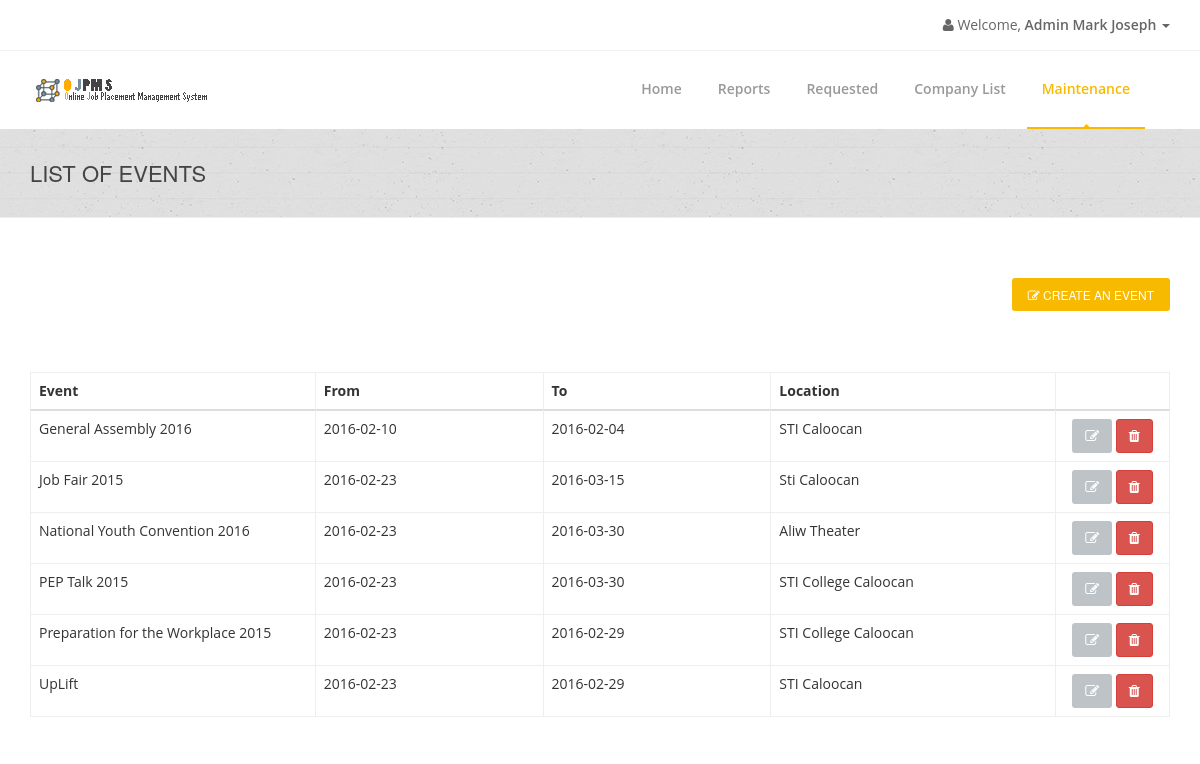
The page /admin/admin-calendar.php (signed in) on the database as committed earlier.
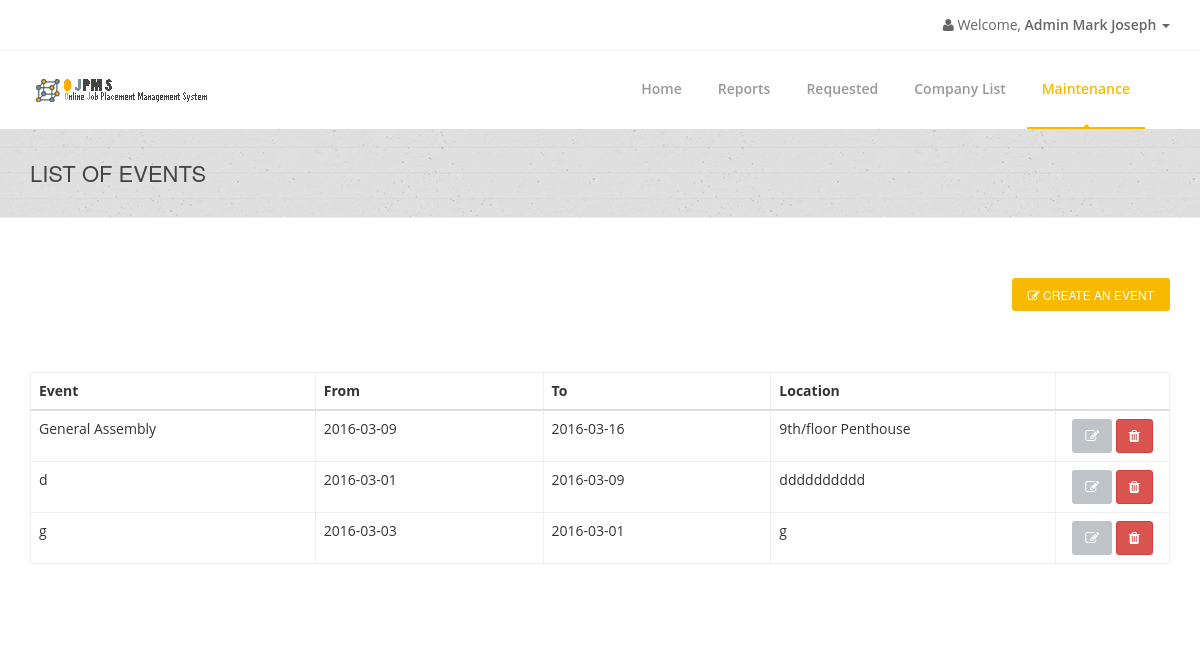
The same page on the database as committed later.
### tables this page shows
CREATE TABLE `admintbl` (
  `AdminID` int(11) NOT NULL AUTO_INCREMENT,
  `Username` varchar(255) NOT NULL,
  `Password` varchar(255) NOT NULL,
  `SaltedPassword` varchar(255) NOT NULL,
  `FirstName` varchar(255) NOT NULL,
  `MiddleName` varchar(255) NOT NULL,
  `LastName` varchar(255) NOT NULL,
  `Position` varchar(255) NOT NULL,
  `Address` varchar(255) NOT NULL,
  `ContactNumber` varchar(255) NOT NULL,
  `Usertype` varchar(255) NOT NULL,
  PRIMARY KEY (`AdminID`)
);

CREATE TABLE `admineventtbl` (
  `EventID` int(11) NOT NULL AUTO_INCREMENT,
  `AdminID` varchar(255) DEFAULT NULL,
  `EventTitle` varchar(255) DEFAULT NULL,
  `EventDatef` varchar(255) DEFAULT NULL,
  `EventDatet` varchar(255) DEFAULT NULL,
  `Location` varchar(255) DEFAULT NULL,
  `Description` varchar(255) DEFAULT NULL,
  `Status` varchar(255) DEFAULT NULL,
  `ProfileImage` varchar(255) DEFAULT NULL,
  PRIMARY KEY (`EventID`)
);

### connection.php (called while the page is built, shortened)
<?php
class GSecureSQLConfig
{
    static function get_mysqli_config($type = NULL)
    {
        if (strtoupper($type) == 'LOCALHOST') {
            return array(
                'host' => 'localhost:3306',
                'user' => 'root',
                'pass' => '',
                'db' => 'e2edb'
            );
        } else {
            return array(
                'host' => 'mysql.hostinger.ph',
                'user' => 'u305071956_e2edb',
                'pass' => 'ocCWVkS7qe',
                'db' => 'u305071956_e2edb'
            );
        }
    }
}
class GSecureSQL
{
    private static $config;
    private static function _get_mysqli_config()
    {
        self::$config = GSecureSQLConfig::get_mysqli_config();
    }
    static function query($sql, $has_return = FALSE, $types = NULL)
    {
        $cn = new mysqli(
            self::$config['host'],
            self::$config['user'],
            self::$config['pass'],
            self::$config['db']
        );
        $ret = NULL;
        $st = $cn->prepare($sql);
        if (is_null($types)) {
            if (!$has_return) {
                $st->execute();
                $st->close();
                $cn->close();
                $ret = 'Query has been executed';
            } else {
                $st->execute();
                $code_result = '$st->bind_result(';
                $bool = false;
                $p = array();
                for($i = 0; $i < $st->field_count; $i++){
                    if(!$bool){
                        $bool = true;
                        $code_result .= '$p[' . $i . ']';
                    }else{
                        $code_result .= ',$p[' . $i . ']';
                    }
                }
                $code_result .= ');';
                eval($code_result);
                $ret = array();
                $k = 0;
                while($st->fetch()){
                    for($i = 0; $i < count($p); $i++){
                        $ret[$k][$i] = $p[$i];
                    }
                    $k++;
                }
                $st->close();
                $cn->close();
            }
        } else {
            if (!$has_return) {
                $arg = func_get_args();
                $code = '$st->bind_param($types';
                for ($i = 3; $i < count($arg); $i++) {
                    $code .= ',$arg[' . $i . ']';
                }
                $code .= ');';
                eval($code);
                $st->execute();
                $st->close();
                $cn->close();
            } else {
                $arg = func_get_args();
                $code = '$st->bind_param($types';
                for ($i = 3; $i < count($arg); $i++) {
                    $code .= ',$arg[' . $i . ']';
                }
                $code .= ');';
                eval($code);
                $st->execute();
                $code_result = '$st->bind_result(';
                $bool = false;
                $p = array();
                for($i = 0; $i < $st->field_count; $i++){
                    if(!$bool){
                        $bool = true;
                        $code_result .= '$p[' . $i . ']';
                    }else{
                        $code_result .= ',$p[' . $i . ']';
                    }
                }
                $code_result .= ');';
                eval($code_result);
                $ret = array();
                $k = 0;
                while($st->fetch()){
                    for($i = 0; $i < count($p); $i++){
                        $ret[$k][$i] = $p[$i];
                    }
                    $k++;
                }
            }
        }
        return $ret;
    }
}

### admin/admin-calendar.php (the view, shortened to what this page needs)
<?php
include('../connection.php');
if(isset($_SESSION['AdminID'])){
    $AdminID = $_SESSION['AdminID'];
}else{
    header("location: ../login-admin.php");
}
$infoquery =
    GSecureSQL::query(
        "SELECT FirstName FROM admintbl WHERE AdminID = ?",
        TRUE,
        "s",
        $AdminID
    );
$FirstName = $infoquery[0][0];
?>
<!doctype html>
<html lang="en">
<head>
    <link href="../css/bootstrap.min.css" rel="stylesheet"/>
    <link href="../css/bootstrapValidator.min.css" rel="stylesheet"/>
    <link rel="stylesheet" href="../css/font-awesome.min.css" type="text/css" media="screen">
    <link rel="stylesheet" type="text/css" href="../fonts/ffonts/montserrat.css">
    <link rel="stylesheet" type="text/css" href="../fonts/ffonts/open-sans.css">
    <link rel="stylesheet" type="text/css" href="../css/slicknav.css" media="screen">
    <link rel="stylesheet" type="text/css" href="../css/style.css" media="screen">
    <link rel="stylesheet" type="text/css" href="../css/responsive.css" media="screen">
    <link rel="stylesheet" type="text/css" href="../css/animate.css" media="screen">
    <link rel="stylesheet" type="text/css" href="../css/colors/yellow.css" title="yellow" media="screen"/>
    <link rel="stylesheet" href="../css/notif.css"/>
</head>
<body>
    <div id="container">
        <div class="hidden-header"></div>
        <header class="clearfix">
            <div class="top-bar">
                <div class="container">
                    <div class="row">
                        <div class="col-md-7">
                            <ul class="contact-details">
                            </ul>
                        </div>
                        <div class="col-md-5">
                            <ul class="nav navbar-nav navbar-right">
                                <li class="dropdown">
                                    <a href="#" class="dropdown-toggle" data-toggle="dropdown"><b class="fa fa-user"></b> Welcome, <b>Admin <?php echo $FirstName; ?> </b><b class="caret"></b></a>
                                </li>
                            </ul>
                        </div>
                    </div>
                </div>
            </div>
            <div class="navbar navbar-default navbar-top">
                <div class="container">
                    <div class="navbar-header">
                         <a class="navbar-brand" href="">
                            <img src="../images/ojpms.png">
                        </a>
                    </div>
                    <div class="navbar-collapse collapse">
                        <ul class="nav navbar-nav navbar-right">
                            <li>
                                <a href="admin.php">Home</a>
                            </li>
                            <li>
                                <a>Reports</a>
                            </li>
                            <li>
                                <a href="admin-requested.php">Requested</a>
                            </li>
                            <li>
                                <a>Company List</a>
                            </li>
                            <li>
                                <a class="active">Maintenance</a>
                            </li>
                        </ul>
                    </div>
                </div>
            </div>
        </header>
        <div class="page-banner">
            <div class="container">
                <div class="row">
                    <div class="col-md-6">
                        <h2>List of Events</h2>
                    </div>
                </div>
            </div>
        </div>
        <div id="content">
            <div class="container">
                <div class="row">
                    <div class="col-md-6">
                    </div>
                    <div class="col-md-6">
                        <a href="admin-calendarcreateevent.php" class="main-button" style="float:right;">
                            <span class="fa fa-pencil-square-o fa-1x"></span> Create an Event
                        </a>
                    </div>
                </div>
                <div class="hr1" style="margin-top:30px;margin-bottom:30px;"></div>
                <div class="hr2"></div>
                <table class="table segment table-hover">
                    <thead>
                        <tr>
                            <th width="25%">Event</th>
                            <th width="20%">From</th>
                            <th width="20%">To</th>
                            <th width="25%">Location</th>
                            <th width="10%"></th>
                    </thead>
                    <tbody>
                        <?php
                            $adminevent_tbl =
                                GSecureSQL::query(
                                    "SELECT * FROM admineventtbl WHERE `AdminID` = ?",
                                    TRUE,
                                    "s",
                                    $AdminID
                                );
                            foreach ($adminevent_tbl as $value) {
                            $EventID = $value[0];
                            $eventtitle = $value[2];
                            $datefrom = $value[3];
                            $dateto = $value[4];
                            $location = $value[5];
                        ?>
                        <tr>
                            <td width="25%"><?php echo $eventtitle;?></td>
                            <td width="20%"><?php echo $datefrom; ?></td>
                            <td width="20%"><?php echo $dateto; ?></td>
                            <td width="25%"><?php echo $location;?></td>
                            <td width="10%" class="text-center">
                                <button class="btn btn-default" data-toggle="modal"
                                    data-target="#EditEvent<?php echo $EventID; ?>">
                                    <i class="fa fa-pencil-square-o fa-1x"></i>
                                </button>
                                <button class="btn btn-danger" data-toggle="modal"
                                    data-target="#DeleteEvent<?php echo $EventID; ?>">
                                    <i class="fa fa-trash fa-1x"></i>
                                </button>
                           </td>
                        </tr>
                        <?php
                        }
                        ?>
                    </tbody>
                </table>
            </div>
        </div>
    </div>
</body>
</html>

### css/colors/yellow.css (style rules this page uses)
a { color: #444; }
a.main-button, input[type="submit"] { background-color: #f8ba01; }
.navbar-default .navbar-nav > li:hover > a, .navbar-default .navbar-nav > li > a.active { color: #f8ba01; }
.navbar-default .navbar-nav > li > a:after { background-color: #f8ba01; }
.navbar-default .navbar-nav > li > a.active, .navbar-default .navbar-nav > li:hover > a { border-color: #f8ba01; }

Rows that differ between the two databases and show on the page:
removed admineventtbl: EventTitle "Job Fair 2015", EventDatef "2016-02-23", EventDatet "2016-03-15", Location "Sti Caloocan"
removed admineventtbl: EventTitle "National Youth Convention 2016", EventDatef "2016-02-23", EventDatet "2016-03-30", Location "Aliw Theater"
removed admineventtbl: EventTitle "PEP Talk 2015", EventDatef "2016-02-23", EventDatet "2016-03-30", Location "STI College Caloocan"
removed admineventtbl: EventTitle "Preparation for the Workplace 2015", EventDatef "2016-02-23", EventDatet "2016-02-29", Location "STI College Caloocan"
removed admineventtbl: EventTitle "UpLift", EventDatef "2016-02-23", EventDatet "2016-02-29", Location "STI Caloocan"
changed admineventtbl: EventTitle "General Assembly 2016" → "General Assembly"; EventDatef "2016-02-10" → "2016-03-09"; EventDatet "2016-02-04" → "2016-03-16"; Location "STI Caloocan" → "9th/floor Penthouse"
added admineventtbl: EventTitle "d", EventDatef "2016-03-01", EventDatet "2016-03-09", Location "dddddddddd"
added admineventtbl: EventTitle "g", EventDatef "2016-03-03", EventDatet "2016-03-01", Location "g"
